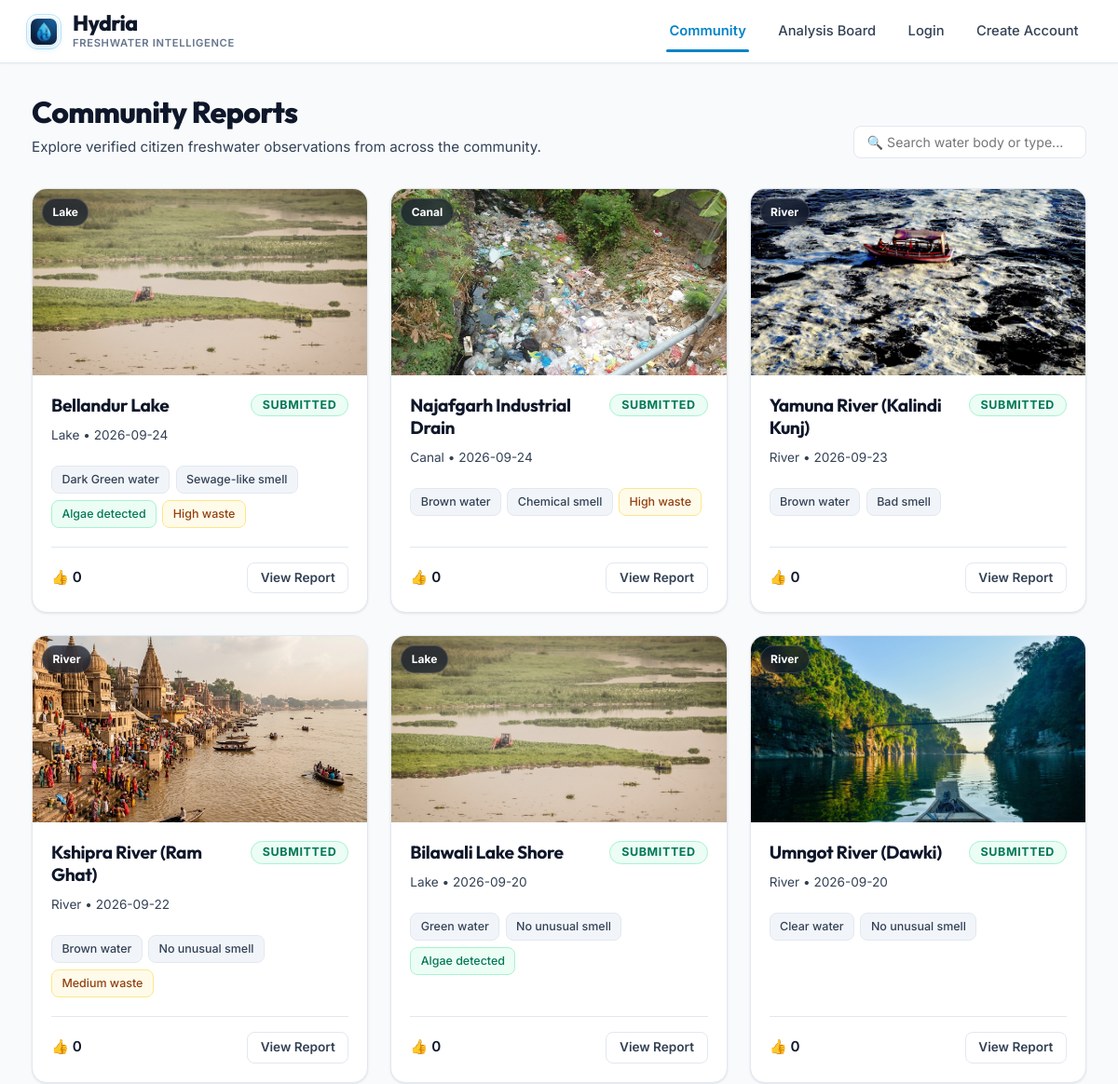
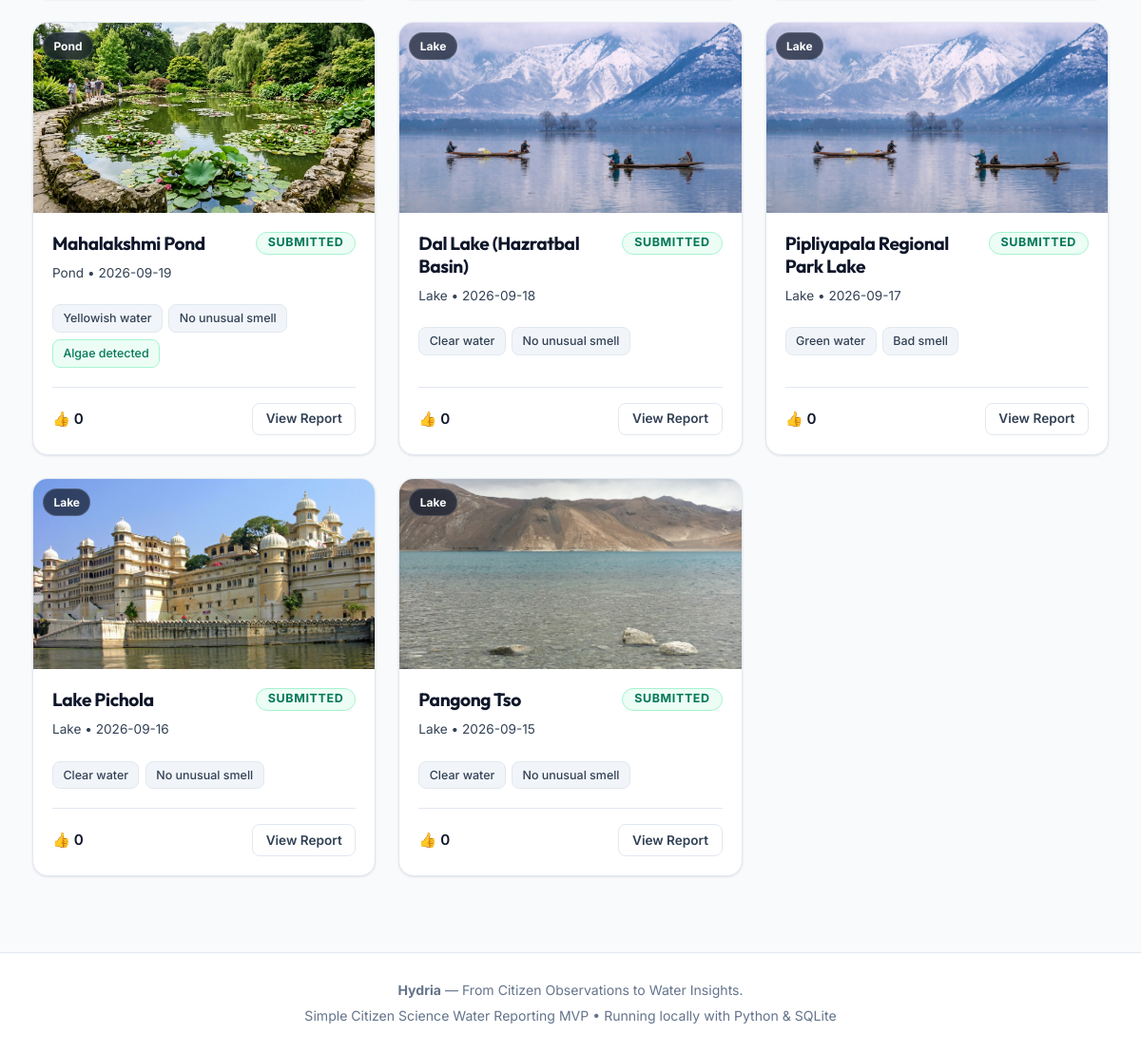
The app's page /community with its own data (2 pictures, top to bottom).
### tables this page shows
CREATE TABLE reports (
        id INTEGER PRIMARY KEY AUTOINCREMENT,
        user_id INTEGER NOT NULL,
        water_body_name TEXT,
        water_body_type TEXT NOT NULL,
        latitude REAL NOT NULL,
        longitude REAL NOT NULL,
        water_colour TEXT NOT NULL,
        smell TEXT NOT NULL,
        algae TEXT NOT NULL,
        visible_waste TEXT NOT NULL,
        water_appearance TEXT NOT NULL,
        dead_fish TEXT DEFAULT 'No',
        additional_observation TEXT,
        image_path TEXT NOT NULL,
        image_hash TEXT NOT NULL,
        status TEXT NOT NULL CHECK(status IN ('Not Watched', 'In Process', 'Submitted')),
        is_demo INTEGER DEFAULT 0,
        created_at TIMESTAMP DEFAULT CURRENT_TIMESTAMP,
        updated_at TIMESTAMP DEFAULT CURRENT_TIMESTAMP,
        FOREIGN KEY (user_id) REFERENCES users(id) ON DELETE CASCADE
    );

### app.py (the view)
@app.route('/community')
def community():
    reports = database.get_community_reports()
    return render_template('community.html', reports=reports)

### app.py (called while the page is built)
@app.context_processor
def inject_user():
    user = None
    if 'user_id' in session:
        user = {
            'id': session['user_id'],
            'name': session.get('user_name', 'Citizen Monitor'),
            'email': session.get('user_email', '')
        }
    return dict(current_user=user)

### database.py (called while the page is built)
def get_db_connection():
    conn = sqlite3.connect(DATABASE_PATH)
    conn.row_factory = sqlite3.Row
    conn.execute("PRAGMA foreign_keys = ON")
    return conn

def get_community_reports():
    conn = get_db_connection()
    query = """
        SELECT r.*, u.name AS submitter_name,
               (SELECT COUNT(*) FROM votes v WHERE v.report_id = r.id) AS vote_count
        FROM reports r
        JOIN users u ON r.user_id = u.id
        WHERE r.status = 'Submitted'
        ORDER BY r.created_at DESC
    """
    reports = conn.execute(query).fetchall()
    conn.close()
    return reports

### templates/community.html (shortened to what this page needs)
{% extends "base.html" %}
{% block content %}
<div style="margin-bottom: 2rem; display: flex; align-items: flex-end; justify-content: space-between; flex-wrap: wrap; gap: 1rem;">
    <div>
        <h1 style="font-size: 2rem; font-weight: 800; color: var(--text-primary); margin-bottom: 0.35rem;">
            Community Reports
        </h1>
        <p style="color: var(--text-secondary); font-size: 0.95rem;">
            Explore verified citizen freshwater observations from across the community.
        </p>
    </div>
    <div style="display: flex; gap: 0.75rem; align-items: center;">
        <input type="text" id="community-search" placeholder="🔍 Search water body or type..."
               class="form-control" style="width: 250px; padding: 0.5rem 0.85rem; font-size: 0.88rem;" onkeyup="filterCommunityReports()">
    </div>
</div>
{% if reports %}
    <div class="reports-grid">
        {% for r in reports %}
            <div class="report-card">
                <div style="position: relative; overflow: hidden; height: 200px; background: #0f172a;">
                    <img src="/{{ r.image_path }}" alt="{{ r.water_body_name or r.water_body_type }}" class="report-card-img"
                         loading="lazy"
                         onerror="this.src='/static/images/placeholder.svg';">
                    <span style="position: absolute; top: 10px; left: 10px; background: rgba(15, 23, 42, 0.7); backdrop-filter: blur(6px); color: #ffffff; font-size: 0.75rem; font-weight: 700; padding: 0.25rem 0.65rem; border-radius: 9999px; border: 1px solid rgba(255,255,255,0.15);">
                        {{ r.water_body_type }}
                    </span>
                </div>
                <div class="report-card-body">
                    <div style="display: flex; align-items: flex-start; justify-content: space-between; gap: 0.5rem; margin-bottom: 0.35rem;">
                        <h2 class="report-card-title">
                            {{ r.water_body_name or "Unnamed " ~ r.water_body_type }}
                        </h2>
                        <span class="badge badge-submitted">Submitted</span>
                    </div>
                    <div style="font-size: 0.85rem; color: var(--text-secondary); margin-bottom: 0.5rem;">
                        <span>{{ r.water_body_type }}</span> &bull; <span>{{ r.created_at[:10] }}</span>
                    </div>
                    <div class="report-tags">
                        <span class="tag-pill">{{ r.water_colour }} water</span>
                        <span class="tag-pill">{{ r.smell }}</span>
                        {% if r.algae == 'Yes' %}
                            <span class="tag-pill" style="background-color: var(--accent-light); color: var(--accent-hover); border-color: #a7f3d0;">
                                Algae detected
                            </span>
                        {% endif %}
                        {% if r.visible_waste in ['Medium', 'High'] %}
                            <span class="tag-pill" style="background-color: var(--warning-light); color: #92400e; border-color: #fde68a;">
                                {{ r.visible_waste }} waste
                            </span>
                        {% endif %}
                    </div>
                    <div class="report-card-footer">
                        <span style="font-size: 0.95rem; font-weight: 600; color: var(--text-primary);">
                            👍 {{ r.vote_count }}
                        </span>
                        <a href="{{ url_for('report_detail', report_id=r.id) }}" class="btn btn-secondary" style="padding: 0.4rem 0.85rem; font-size: 0.85rem;">
                            View Report
                        </a>
                    </div>
                </div>
            </div>
        {% endfor %}
    </div>
{% endif %}
{% endblock %}

### static/css/style.css (style rules this page uses)
:root { --bg-page: #f8fafc; --bg-card: #ffffff; --bg-card-subtle: #f1f5f9; --bg-hover: #f8fafc; --text-primary: #0f172a; --text-secondary: #334155; --text-muted: #64748b; --text-light: #94a3b8; --primary: #0284c7; --primary-hover: #0369a1; --primary-light: #f0f9ff; --primary-border: #bae6fd; --accent: #059669; --accent-hover: #047857; --accent-light: #ecfdf5; --accent-border: #a7f3d0; --warning: #d97706; --warning-light: #fffbeb; --warning-border: #fde68a; --danger: #dc2626; --danger-hover: #b91c1c; --danger-light: #fef2f2; --danger-border: #fecaca; --info: #2563eb; --info-light: #eff6ff; --info-border: #bfdbfe; --border-color: #e2e8f0; --border-subtle: #edf2f7; --border-focus: #38bdf8; --radius-sm: 8px; --radius-md: 12px; --radius-lg: 16px; --radius-xl: 22px; --radius-full: 9999px; --shadow-xs: 0 1px 2px rgba(15, 23, 42, 0.04); --shadow-sm: 0 1px 3px rgba(15, 23, 42, 0.06), 0 1px 2px rgba(15, 23, 42, 0.04); --shadow-md: 0 4px 12px rgba(15, 23, 42, 0.06), 0 2px 4px rgba(15, 23, 42, 0.03); --shadow-lg: 0 12px 28px rgba(15, 23, 42, 0.08), 0 4px 10px rgba(15, 23, 42, 0.04); --font-heading: 'Outfit', system-ui, -apple-system, sans-serif; --font-body: 'Inter', system-ui, -apple-system, sans-serif; }
* { box-sizing: border-box; margin: 0; padding: 0; }
body { background-color: var(--bg-page); color: var(--text-primary); font-family: var(--font-body); font-size: 15px; line-height: 1.6; min-height: 100vh; display: flex; flex-direction: column; -webkit-font-smoothing: antialiased; }
h1, h2, h3, h4, h5, h6 { font-family: var(--font-heading); letter-spacing: -0.02em; color: var(--text-primary); line-height: 1.25; }
a { color: var(--primary); text-decoration: none; transition: all 0.15s ease; }
.btn { display: inline-flex; align-items: center; justify-content: center; gap: 0.5rem; padding: 0.6rem 1.25rem; border-radius: var(--radius-sm); font-size: 0.92rem; font-weight: 600; cursor: pointer; border: 1px solid transparent; transition: all 0.15s ease; text-align: center; font-family: inherit; text-decoration: none; line-height: 1.4; }
.btn-secondary { background-color: #ffffff; color: var(--text-secondary); border-color: var(--border-color); }
.badge { display: inline-flex; align-items: center; gap: 0.4rem; padding: 0.3rem 0.75rem; border-radius: var(--radius-full); font-size: 0.78rem; font-weight: 700; text-transform: uppercase; letter-spacing: 0.05em; line-height: 1; }
.badge-submitted { background-color: #ecfdf5; color: #047857; border: 1px solid #a7f3d0; }
.reports-grid { display: grid; grid-template-columns: repeat(auto-fill, minmax(320px, 1fr)); gap: 1.5rem; }
.report-card { background: #ffffff; border: 1px solid var(--border-color); border-radius: var(--radius-lg); overflow: hidden; display: flex; flex-direction: column; box-shadow: var(--shadow-sm); transition: transform 0.2s ease, box-shadow 0.2s ease, border-color 0.2s ease; }
.report-card-img { width: 100%; height: 100%; object-fit: cover; background-color: #e2e8f0; display: block; transition: transform 0.35s ease; }
.report-card-body { padding: 1.25rem; flex: 1; display: flex; flex-direction: column; }
.report-card-title { font-size: 1.2rem; font-weight: 700; color: var(--text-primary); margin-bottom: 0.25rem; }
.report-tags { display: flex; flex-wrap: wrap; gap: 0.4rem; margin: 0.85rem 0 1.25rem; }
.tag-pill { background: var(--bg-card-subtle); border: 1px solid var(--border-color); padding: 0.25rem 0.65rem; border-radius: var(--radius-sm); font-size: 0.78rem; font-weight: 500; color: var(--text-secondary); }
.report-card-footer { display: flex; align-items: center; justify-content: space-between; margin-top: auto; padding-top: 1rem; border-top: 1px solid var(--border-color); }
.form-control, .form-select, .form-textarea { width: 100%; padding: 0.7rem 0.95rem; border: 1px solid var(--border-color); border-radius: var(--radius-sm); font-size: 0.95rem; color: var(--text-primary); background-color: #ffffff; font-family: inherit; transition: border-color 0.15s ease, box-shadow 0.15s ease; }

### records on screen
reports: image_path (picture), water_body_type "Lake", water_body_name "Bellandur Lake", created_at "2026-09-24", water_colour "Dark Green", smell "Sewage-like smell", algae "Algae detected", visible_waste "High", vote_count "0"
reports: image_path (picture), water_body_type "Canal", water_body_name "Najafgarh Industrial Drain", created_at "2026-09-24", water_colour "Brown", smell "Chemical smell", visible_waste "High", vote_count "0"
reports: image_path (picture), water_body_type "River", water_body_name "Yamuna River (Kalindi Kunj)", created_at "2026-09-23", water_colour "Brown", smell "Bad smell", vote_count "0"
reports: image_path (picture), water_body_type "River", water_body_name "Kshipra River (Ram Ghat)", created_at "2026-09-22", water_colour "Brown", smell "No unusual smell", visible_waste "Medium", vote_count "0"
reports: image_path (picture), water_body_type "Lake", water_body_name "Bilawali Lake Shore", created_at "2026-09-20", water_colour "Green", smell "No unusual smell", algae "Algae detected", vote_count "0"
reports: image_path (picture), water_body_type "River", water_body_name "Umngot River (Dawki)", created_at "2026-09-20", water_colour "Clear", smell "No unusual smell", vote_count "0"
reports: image_path (picture), water_body_type "Pond", water_body_name "Mahalakshmi Pond", created_at "2026-09-19", water_colour "Yellowish", smell "No unusual smell", algae "Algae detected", vote_count "0"
reports: image_path (picture), water_body_type "Lake", water_body_name "Dal Lake (Hazratbal Basin)", created_at "2026-09-18", water_colour "Clear", smell "No unusual smell", vote_count "0"
reports: image_path (picture), water_body_type "Lake", water_body_name "Pipliyapala Regional Park Lake", created_at "2026-09-17", water_colour "Green", smell "Bad smell", vote_count "0"
reports: image_path (picture), water_body_type "Lake", water_body_name "Lake Pichola", created_at "2026-09-16", water_colour "Clear", smell "No unusual smell", vote_count "0"
reports: image_path (picture), water_body_type "Lake", water_body_name "Pangong Tso", created_at "2026-09-15", water_colour "Clear", smell "No unusual smell", vote_count "0"
